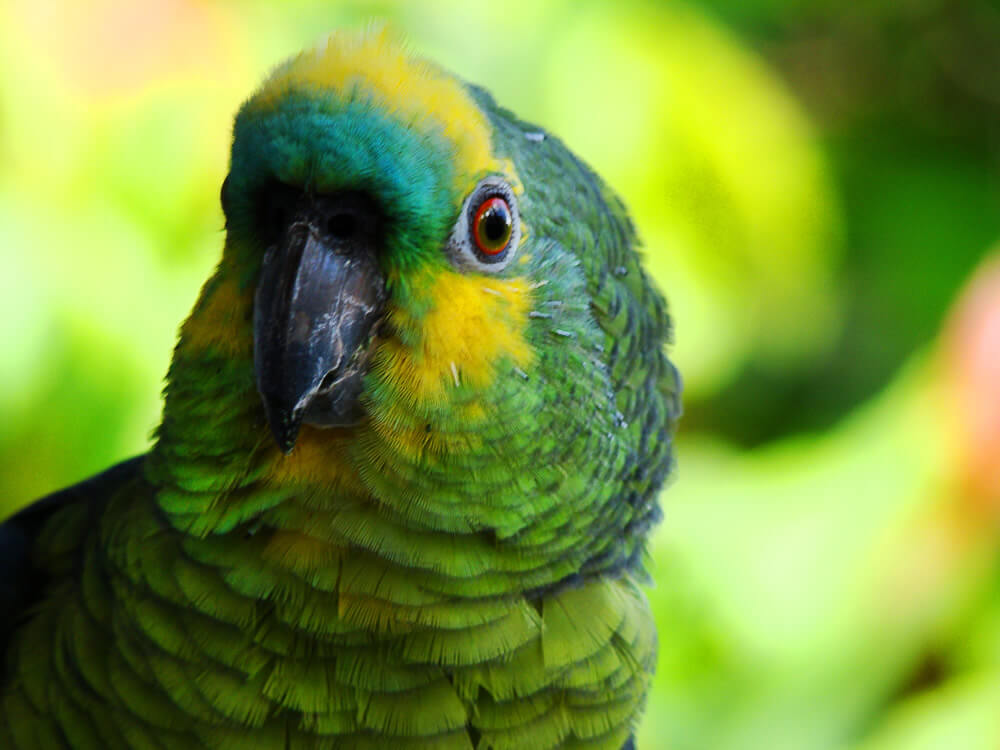
#> input picture Vinicius/imagem.jpeg, 1000 x 750 px, found by its file name
$ python 'RandomNoise copy.py'
#> lines starting #> are read from the running program, lines starting #| are printed output that depends on the picture
from cv2 import cv2
import random as rd
from PIL import Image, ImageDraw
import numpy as np
from PIL import ImageFilter as filter, ImageEnhance as enh

def flashOrShadow(img, gamma = 1000):
    """
    Função usada para atribuir luminosidade ou sombra a
    uma máscara para simular o flash de um celular ou uma sombra.\n
    Para simular o flash apenas passe uma imagem como parâmetro,
    o valor de gamma padrão é 1000.\n
    Para simular uma sombra passe ambos parâmetros; os melhores
    valores de gamma para sombras são entre 0.1 e 1.\n
    Veja :meth:`~PIL.ImageEnhance.Brightness` e \n
    `https://hhsprings.bitbucket.io/docs/programming/examples/python/PIL/ImageEnhance.html#class-brightness`
    """
    return enh.Brightness(img).enhance(gamma)

def blackscale_gradient():
    img = Image.new("RGB", (1000, 750), "#FFFFFF")
    # img.show()
    draw = ImageDraw.Draw(img)

    r,g,b = 0, 0, 0
    gradient = 0.255
    for i in range(1000):
        r,g,b = r+gradient, g+gradient, b+gradient
        draw.line((i,0,i,750), fill=(int(r),int(g),int(b)))

    """ r = np.array(img.getdata(0))
    g = np.array(img.getdata(1))
    b = np.array(img.getdata(2))
    a = np.ones(r.shape) * 255
    a[np.logical_and(r > 127, r > 127, g > 127)] = 230
    alpha = Image.new("L", img.size)
    alpha.putdata(a.flatten()) """
    img.putalpha(240)
    img.show()

    return img

#Imagem original
img = Image.open('IALearning/Vinicius/imagem.jpeg') # Mude aqui o path da imagem
#> img is the input picture: PIL image 1000x750 RGB; mean R, G, B 120.1, 149.3, 59.3
width, height = img.size
#> width = 1000; height = 750

'''
inicio randômico de tamanhos do corte que servirá de efeito
para posteriormente colar na imagem original. Os tamanhos
são iniciados de forma a não existir sobreposição de lados,
impedindo a geração de uma exceção. O tamanho máximo do corte
é o tamanho da imagem e o tamanho mínimo é 1x1 px². O left tem
que ser menor que o right e o top tem que ser menor que o bottom
para que não exista exceção.
'''
leftrandom = rd.randint(0, width-2)
#> leftrandom = 864
toprandom = rd.randint(0, height-2)
#> toprandom = 394
rightrandom = rd.randint(leftrandom + 1, width)
#> rightrandom = 972
bottomrandom = rd.randint(toprandom + 1, height)
#> bottomrandom = 415

selection = (leftrandom, toprandom, rightrandom, bottomrandom)
#> selection = (864, 394, 972, 415)
part = img.crop(selection) # cria corte randômico da imagem original
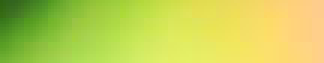
#> part: PIL image 108x21 RGB (shown 3 times larger); mean R, G, B 195.1, 209.6, 84.3

# part = part.filter(filter.FIND_EDGES) # Mude os filtros padrões da classe ImageFilter aqui
part = flashOrShadow(part, 0.1)
#> in flashOrShadow, `return enh.Brightness(img).enhance(gamma)`:
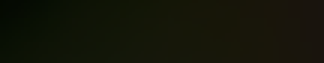
#> returned value: PIL image 108x21 RGB (shown 3 times larger); mean R, G, B 19.1, 20.5, 8
# part.show() # Mostrar parte cortada da imagem
# cv2.waitKey(0)

# rodar imagem original
rotation = rd.randint(-45, 45)
img = img.rotate(rotation, expand=True)
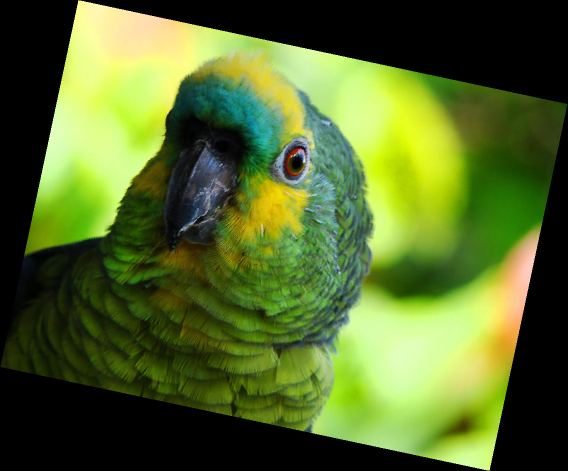
#> img: PIL image 1136x942 RGB (shown at 1/2 size); mean R, G, B 84.2, 104.7, 41.6

# Máscara transparente para mudar formato do corte que contém o filtro
mask = Image.open('IALearning/Vinicius/mask_gradient.png')
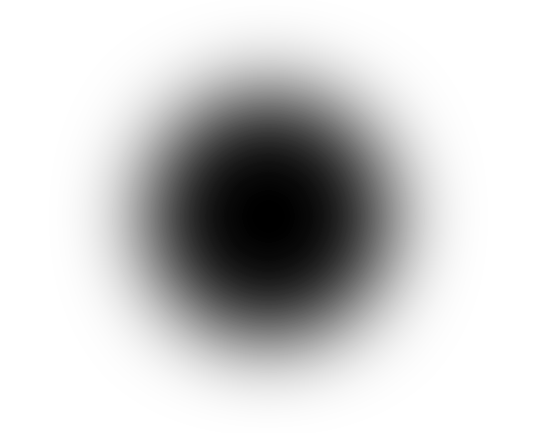
#> input picture Vinicius/mask_gradient.png, 560 x 433 px, found by its file name
#> mask is the input picture: PIL image 560x433 RGBA; mean R, G, B, A 55.1, 55.1, 55.1, 49.4

try:
    # Colar parte modificada em cima da imagem rotacionada no exato local que o corte foi tirado
    img.paste(part, selection, mask=mask.resize(part.size))
    # Rotacionar a imagem de volta para a posição original
    img = img.rotate(-(rotation))
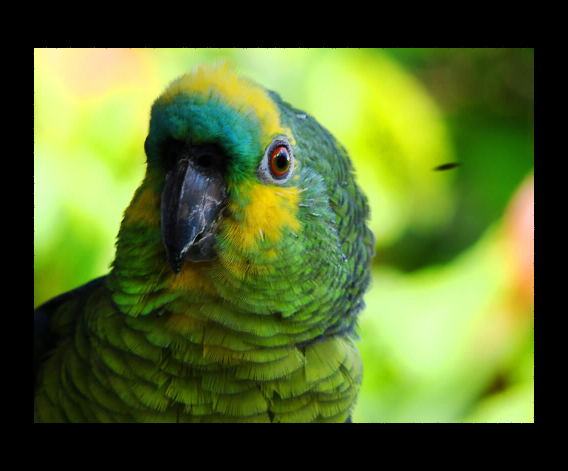
#> img: PIL image 1136x942 RGB (shown at 1/2 size); mean R, G, B 84.2, 104.6, 41.6
except Exception as e:
    print("Part size: {0}\nSelection: {1}\nMask size: {2}\nMessage: {3}".format(part.size, selection, mask.size, str(e)))
else:
    img.show()
# cv2.imshow('image', part)
# cv2.waitKey(0)
